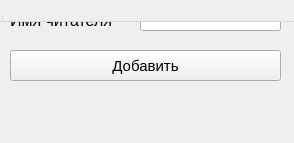
<?xml version="1.0" encoding="UTF-8"?>
<ui version="4.0">
 <class>MainWindow</class>
 <widget class="QWidget" name="MainWindow">
  <property name="geometry">
   <rect>
    <x>0</x>
    <y>0</y>
    <width>294</width>
    <height>143</height>
   </rect>
  </property>
  <property name="windowTitle">
   <string>MainWindow</string>
  </property>
  <widget class="QWidget" name="centralwidget">
   <widget class="QLabel" name="label">
    <property name="geometry">
     <rect>
      <x>10</x>
      <y>10</y>
      <width>131</width>
      <height>21</height>
     </rect>
    </property>
    <property name="font">
     <font>
      <pointsize>12</pointsize>
     </font>
    </property>
    <property name="text">
     <string>Имя читателя</string>
    </property>
   </widget>
   <widget class="QLineEdit" name="name_reader">
    <property name="geometry">
     <rect>
      <x>140</x>
      <y>10</y>
      <width>141</width>
      <height>21</height>
     </rect>
    </property>
   </widget>
   <widget class="QPushButton" name="btn_add_reader">
    <property name="geometry">
     <rect>
      <x>10</x>
      <y>50</y>
      <width>271</width>
      <height>31</height>
     </rect>
    </property>
    <property name="font">
     <font>
      <pointsize>11</pointsize>
     </font>
    </property>
    <property name="text">
     <string>Добавить</string>
    </property>
   </widget>
  </widget>
  <widget class="QMenuBar" name="menubar">
   <property name="geometry">
    <rect>
     <x>0</x>
     <y>0</y>
     <width>294</width>
     <height>22</height>
    </rect>
   </property>
  </widget>
  <widget class="QStatusBar" name="statusbar"/>
 </widget>
 <resources/>
 <connections/>
</ui>
